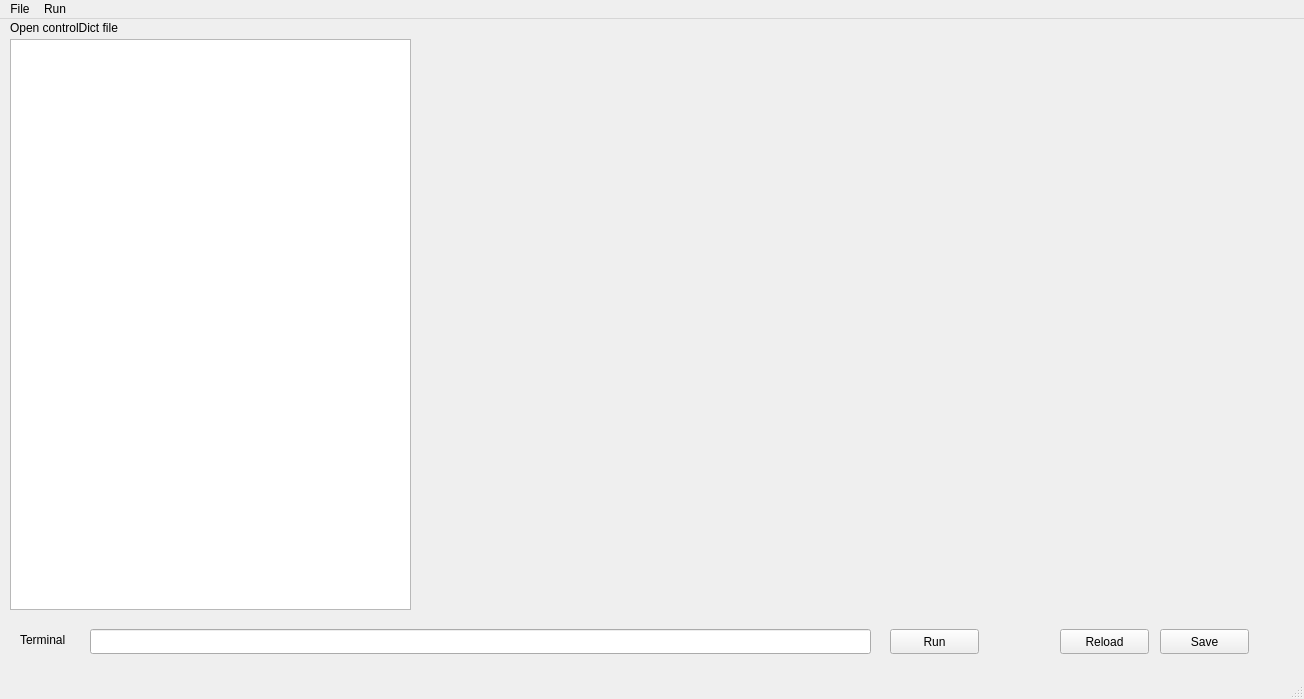
<?xml version="1.0" encoding="UTF-8"?>
<ui version="4.0">
 <class>MainWindow</class>
 <widget class="QMainWindow" name="MainWindow">
  <property name="geometry">
   <rect>
    <x>0</x>
    <y>0</y>
    <width>1304</width>
    <height>699</height>
   </rect>
  </property>
  <property name="windowTitle">
   <string>JNK OpenFOAM IDE</string>
  </property>
  <property name="windowIcon">
   <iconset>
    <normaloff>settings/Icon.png</normaloff>settings/Icon.png</iconset>
  </property>
  <widget class="QWidget" name="centralwidget">
   <widget class="QLabel" name="pth">
    <property name="geometry">
     <rect>
      <x>10</x>
      <y>0</y>
      <width>621</width>
      <height>17</height>
     </rect>
    </property>
    <property name="text">
     <string>Open controlDict file</string>
    </property>
   </widget>
   <widget class="QTreeView" name="treeView">
    <property name="geometry">
     <rect>
      <x>10</x>
      <y>20</y>
      <width>401</width>
      <height>571</height>
     </rect>
    </property>
   </widget>
   <widget class="QPushButton" name="rld">
    <property name="geometry">
     <rect>
      <x>1060</x>
      <y>610</y>
      <width>89</width>
      <height>25</height>
     </rect>
    </property>
    <property name="text">
     <string>Reload</string>
    </property>
   </widget>
   <widget class="QLineEdit" name="tln">
    <property name="geometry">
     <rect>
      <x>90</x>
      <y>610</y>
      <width>781</width>
      <height>25</height>
     </rect>
    </property>
   </widget>
   <widget class="QLabel" name="tlbl">
    <property name="geometry">
     <rect>
      <x>20</x>
      <y>610</y>
      <width>71</width>
      <height>21</height>
     </rect>
    </property>
    <property name="text">
     <string>Terminal</string>
    </property>
   </widget>
   <widget class="QPushButton" name="tRn">
    <property name="geometry">
     <rect>
      <x>890</x>
      <y>610</y>
      <width>89</width>
      <height>25</height>
     </rect>
    </property>
    <property name="text">
     <string>Run</string>
    </property>
   </widget>
   <widget class="QPushButton" name="svBtn">
    <property name="geometry">
     <rect>
      <x>1160</x>
      <y>610</y>
      <width>89</width>
      <height>25</height>
     </rect>
    </property>
    <property name="text">
     <string>Save</string>
    </property>
   </widget>
  </widget>
  <widget class="QMenuBar" name="menubar">
   <property name="geometry">
    <rect>
     <x>0</x>
     <y>0</y>
     <width>1304</width>
     <height>22</height>
    </rect>
   </property>
   <widget class="QMenu" name="menuFile">
    <property name="title">
     <string>File</string>
    </property>
    <addaction name="actionOpen"/>
    <addaction name="actionNew_File"/>
    <addaction name="actionSave"/>
    <addaction name="dlt"/>
    <addaction name="actionExit"/>
    <addaction name="intd"/>
   </widget>
   <widget class="QMenu" name="menuRun">
    <property name="title">
     <string>Run</string>
    </property>
    <addaction name="actionreactingFoam"/>
    <addaction name="rPara"/>
    <addaction name="pv"/>
    <addaction name="separator"/>
    <addaction name="actionBlock_Mesh"/>
    <addaction name="chMesh"/>
    <addaction name="actionDecompose"/>
    <addaction name="actionReconstruct"/>
    <addaction name="separator"/>
    <addaction name="actionSettings"/>
    <addaction name="separator"/>
    <addaction name="cPar"/>
    <addaction name="cAl"/>
   </widget>
   <addaction name="menuFile"/>
   <addaction name="menuRun"/>
  </widget>
  <widget class="QStatusBar" name="statusbar"/>
  <action name="actionOpen">
   <property name="checkable">
    <bool>false</bool>
   </property>
   <property name="text">
    <string>Open</string>
   </property>
   <property name="shortcut">
    <string>Ctrl+O</string>
   </property>
   <property name="menuRole">
    <enum>QAction::ApplicationSpecificRole</enum>
   </property>
  </action>
  <action name="actionExit">
   <property name="text">
    <string>Exit</string>
   </property>
  </action>
  <action name="actionreactingFoam">
   <property name="text">
    <string>Solve</string>
   </property>
   <property name="shortcut">
    <string>Ctrl+R</string>
   </property>
  </action>
  <action name="rPara">
   <property name="text">
    <string>Solve Parallel</string>
   </property>
   <property name="shortcut">
    <string>Ctrl+Shift+R</string>
   </property>
  </action>
  <action name="actionBlock_Mesh">
   <property name="text">
    <string>Block Mesh</string>
   </property>
   <property name="shortcut">
    <string>Ctrl+B</string>
   </property>
  </action>
  <action name="actionDecompose">
   <property name="text">
    <string>Decompose</string>
   </property>
   <property name="shortcut">
    <string>Ctrl+D</string>
   </property>
  </action>
  <action name="actionReconstruct">
   <property name="text">
    <string>Reconstruct</string>
   </property>
   <property name="shortcut">
    <string>Ctrl+P</string>
   </property>
  </action>
  <action name="actionSettings">
   <property name="text">
    <string>Configurations</string>
   </property>
  </action>
  <action name="actionNew_File">
   <property name="text">
    <string>New File</string>
   </property>
   <property name="shortcut">
    <string>Ctrl+N</string>
   </property>
  </action>
  <action name="dlt">
   <property name="enabled">
    <bool>true</bool>
   </property>
   <property name="text">
    <string>Delete Selected File</string>
   </property>
   <property name="shortcut">
    <string>Del</string>
   </property>
  </action>
  <action name="cPar">
   <property name="text">
    <string>Clean Processor Dir's</string>
   </property>
  </action>
  <action name="cAl">
   <property name="text">
    <string>Clean All</string>
   </property>
  </action>
  <action name="pv">
   <property name="text">
    <string>Para View</string>
   </property>
   <property name="shortcut">
    <string>Ctrl+W</string>
   </property>
  </action>
  <action name="rfs">
   <property name="text">
    <string>Refresh</string>
   </property>
   <property name="shortcut">
    <string>F5</string>
   </property>
  </action>
  <action name="actionSave">
   <property name="text">
    <string>Save Current File</string>
   </property>
   <property name="shortcut">
    <string>Ctrl+S</string>
   </property>
  </action>
  <action name="chMesh">
   <property name="text">
    <string>Check Mesh</string>
   </property>
  </action>
  <action name="intd">
   <property name="text">
    <string>Auto Indent</string>
   </property>
   <property name="shortcut">
    <string>Ctrl+I</string>
   </property>
  </action>
 </widget>
 <resources/>
 <connections/>
</ui>
